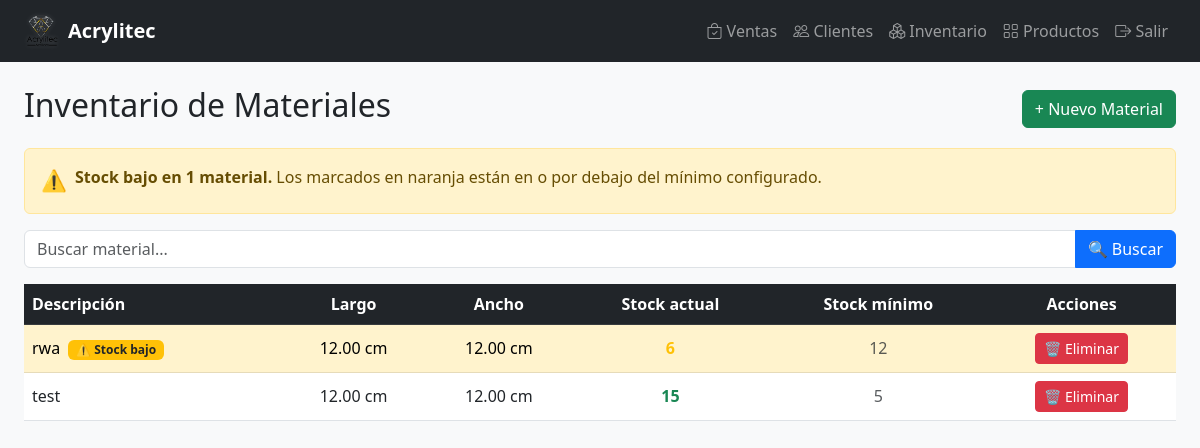
The app's page /materiales/, older data.
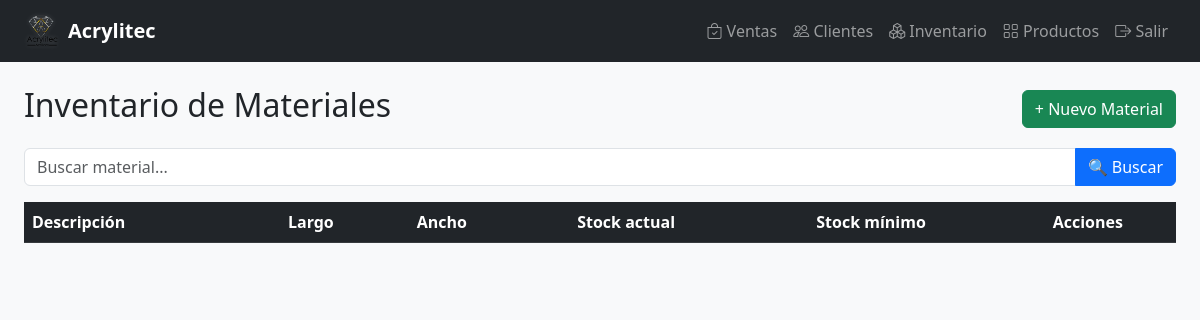
The same page, newer data.
### gestion/models.py (models this page shows)
class Materiales(models.Model):
    id_material = models.AutoField(primary_key=True)
    descripcion = models.CharField(max_length=100, blank=True, null=True)
    largo = models.DecimalField(max_digits=10, decimal_places=2, blank=True, null=True)
    ancho = models.DecimalField(max_digits=10, decimal_places=2, blank=True, null=True)
    stock_actual = models.IntegerField()
    stock_minimo = models.IntegerField()
    class Meta:
        managed = True
        db_table = 'materiales'
        verbose_name = "Material"
        verbose_name_plural = "Materiales"

### gestion/views.py (the view)
# urls.py: path('materiales/', views.lista_materiales, name='lista_materiales'),
def lista_materiales(request):
    query = request.GET.get('q', '')
    materiales = Materiales.objects.all()
    if query:
        materiales = materiales.filter(descripcion__icontains=query)
    materiales_bajos = sum(1 for m in materiales if m.stock_actual <= m.stock_minimo)
    return render(request, 'gestion/materiales_list.html', {
        'materiales':      materiales,
        'query':           query,
        'materiales_bajos': materiales_bajos,
    })

### gestion/templates/gestion/materiales_list.html (shortened to what this page needs)
{% extends 'gestion/base.html' %}
{% block content %}
<div class="d-flex justify-content-between align-items-center mb-3">
    <h2>Inventario de Materiales</h2>
    <a href="{% url 'crear_material' %}" class="btn btn-success">+ Nuevo Material</a>
</div>
{% if materiales_bajos %}
<div class="alert alert-warning d-flex align-items-start gap-2 mb-3" role="alert">
    <span style="font-size:1.3rem;">⚠️</span>
    <div>
        <strong>Stock bajo en {{ materiales_bajos }} material{{ materiales_bajos|pluralize:",es" }}.</strong>
        Los marcados en naranja están en o por debajo del mínimo configurado.
    </div>
</div>
{% endif %}
<form method="GET" class="mb-3">
    <div class="input-group">
        <input type="text" name="q" class="form-control"
               placeholder="Buscar material..."
               value="{{ query }}">
        <button class="btn btn-primary" type="submit">🔍 Buscar</button>
    </div>
</form>
<table class="table table-hover mt-3 align-middle">
    <thead class="table-dark">
        <tr>
            <th>Descripción</th>
            <th class="text-center">Largo</th>
            <th class="text-center">Ancho</th>
            <th class="text-center">Stock actual</th>
            <th class="text-center">Stock mínimo</th>
            <th class="text-center">Acciones</th>
        </tr>
    </thead>
    <tbody>
        {% for material in materiales %}
        <tr class="{% if material.stock_actual <= material.stock_minimo %}table-warning{% endif %}">
            <td>
                {{ material.descripcion }}
                {% if material.stock_actual == 0 %}
                    <span class="badge bg-danger ms-1">Sin stock</span>
                {% elif material.stock_actual <= material.stock_minimo %}
                    <span class="badge bg-warning text-dark ms-1">⚠️ Stock bajo</span>
                {% endif %}
            </td>
            <td class="text-center">{{ material.largo }} cm</td>
            <td class="text-center">{{ material.ancho }} cm</td>
            <td class="text-center fw-bold
                {% if material.stock_actual == 0 %}text-danger
                {% elif material.stock_actual <= material.stock_minimo %}text-warning
                {% else %}text-success{% endif %}">
                {{ material.stock_actual }}
            </td>
            <td class="text-center text-muted">{{ material.stock_minimo }}</td>
            <td class="text-center">
                <a href="{% url 'eliminar_material' material.id_material %}"
                   class="btn btn-danger btn-sm">
                   🗑️ Eliminar
                </a>
            </td>
        </tr>
        {% endfor %}
    </tbody>
</table>
{% endblock %}

### gestion/templates/gestion/base.html (shortened to what this page needs)
{% load static %}
<!DOCTYPE html>
<html lang="es">
<head>
    <link href="https://cdn.jsdelivr.net/npm/bootstrap@5.3.0/dist/css/bootstrap.min.css" rel="stylesheet">
    <link href="https://cdn.jsdelivr.net/npm/bootstrap-icons@1.10.5/font/bootstrap-icons.css" rel="stylesheet">
    <link href="https://cdn.jsdelivr.net/npm/select2@4.1.0-rc.0/dist/css/select2.min.css" rel="stylesheet">
    <link href="https://cdn.jsdelivr.net/npm/select2-bootstrap-5-theme@1.3.0/dist/select2-bootstrap-5-theme.min.css"
        rel="stylesheet">
</head>
<body class="bg-light">
    <nav class="navbar navbar-expand navbar-dark bg-dark mb-4">
        <div class="container-fluid px-4">
            <a class="navbar-brand d-flex align-items-center gap-2 fw-bold" href="{% url 'dashboard' %}">
                <img src="{% static 'gestion/img/logo_acrylitec.png' %}" alt="Acrylitec" height="36"
                    style="filter: drop-shadow(0 0 2px rgba(255,255,255,0.3));">
                Acrylitec
            </a>
            <div class="navbar-nav">
                <a class="nav-link" href="{% url 'lista_ventas' %}">
                    <i class="bi bi-bag-check"></i> Ventas
                </a>
                <a class="nav-link" href="{% url 'lista_clientes' %}">
                    <i class="bi bi-people"></i> Clientes
                </a>
                <a class="nav-link" href="{% url 'lista_materiales' %}">
                    <i class="bi bi-boxes"></i> Inventario
                </a>
                <a class="nav-link" href="{% url 'lista_productos' %}">
                    <i class="bi bi-grid"></i> Productos
                </a>
                <a class="nav-link" href="{% url 'logout' %}">
                    <i class="bi bi-box-arrow-right"></i> Salir
                </a>
            </div>
        </div>
    </nav>
    <div class="container-fluid px-4">
        {% block content %}
        {% endblock %}
    </div>
</body>
</html>

Row changes from the older to the newer data that the page shows:
removed Materiales: descripcion "rwa", shows "⚠️ Stock bajo", largo "12.00", ancho "12.00", stock_actual "6", stock_minimo "12"
removed Materiales: descripcion "test", largo "12.00", ancho "12.00", stock_actual "15", stock_minimo "5"
Text that changed along with them:
{{ materiales_bajos }}: "1" → (not shown)
text no longer shown: "⚠️ Stock bajo en material . Los marcados en naranja están en o por debajo del mínimo configurado."
